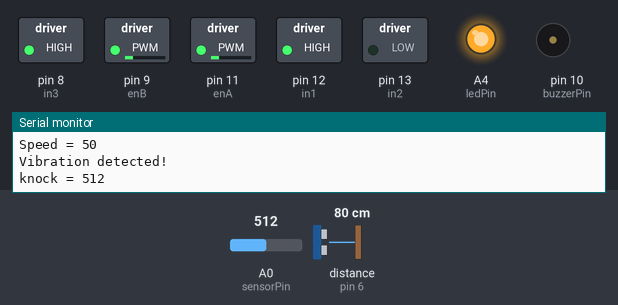
This sketch was run on a simulated Arduino Uno, built with avr-gcc and run on an emulated ATmega328P. On the bench: switched loads named in the sketch (green lamp = pin HIGH), output pins drawn as LEDs (lit = HIGH), buzzer (waves = sounding), the last lines printed to the serial monitor. Wiring (inferred from the names in the program): ultrasonic range finder: trigger pin 5; echo pin 6. The test bench sets the inputs (shaded band); at power-on: A0 (sensorPin) = 512, distance to the obstacle (sensor on pin 6) 80 cm. The echo pulse lasts 58.3 µs per cm; pins used as bus, display or sensor lines are not drawn.

Above: at 1.8 s.
1.9 s: A0 (sensorPin) set to 311
6.0 s: A0 (sensorPin) set to 291
At 6.4 s:
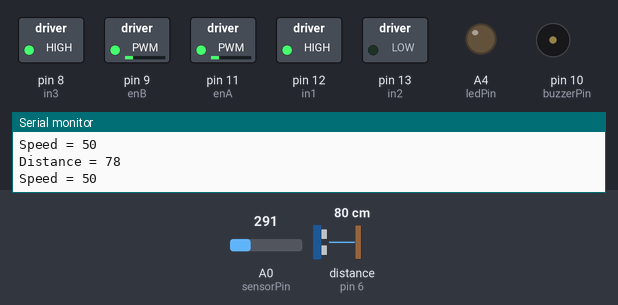
7.5 s: distance to the obstacle (sensor on pin 6) set to 56 cm
9.0 s: distance to the obstacle (sensor on pin 6) set to 49 cm
At 9.7 s:
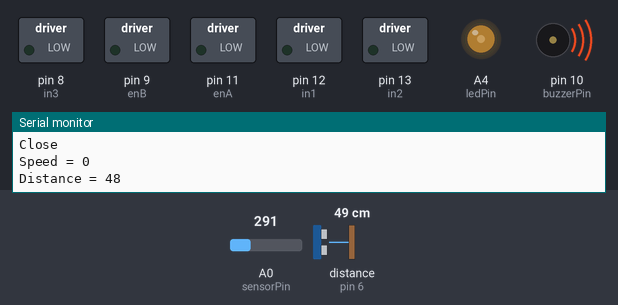
12.5 s: A0 (sensorPin) set to 306
At 13.2 s:
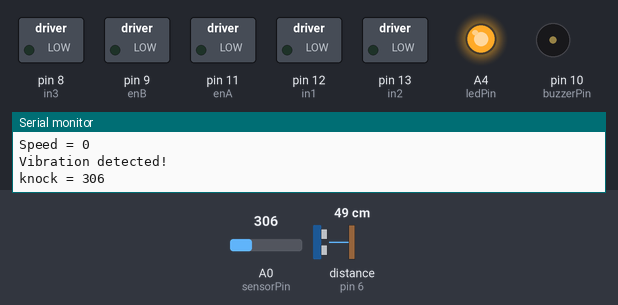
16.0 s: distance to the obstacle (sensor on pin 6) set to 60 cm
At 17.3 s:
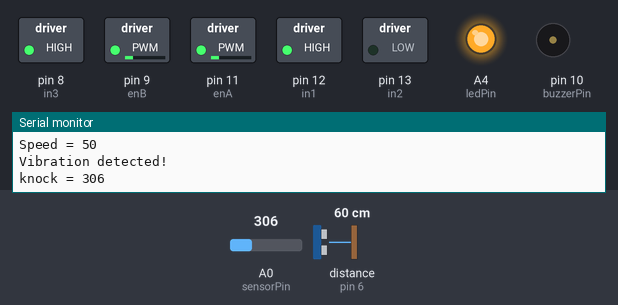
Timing chart, 0 to 19.0 s (numbered marks = the images above; inputs shaded):
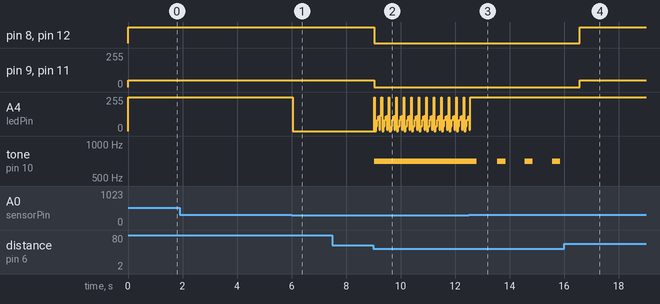

The sketch:

Arduino_Code.ino
```cpp
// Motor A connections
int enA = 11;
int in1 = 12;
int in2 = 13;
// Motor B connections
int enB = 9;
int in3 = 8;
int in4 = 7;
int speed = 0;

// Ultrasonic Sensor connections
int trig = 5;
int echo = 6;
int timet =0;
int dist = 0;

// Piezo Sensor connections
const int buzzerPin = 10;
const int sensorPin = A0;
const int vibrationThreshold = 300;
const int ledPin = A4;
int led = 0;

void setup() {
  // Set all the motor control pins to outputs
  pinMode(enA, OUTPUT);
  pinMode(enB, OUTPUT);
  pinMode(in1, OUTPUT);
  pinMode(in2, OUTPUT);
  pinMode(in3, OUTPUT);
  pinMode(in4, OUTPUT);

  // Turn on motors - Initial state
  digitalWrite(in1, HIGH);
  digitalWrite(in2, LOW);
  digitalWrite(in3, HIGH);
  digitalWrite(in4, LOW);
  analogWrite(enA, 255);
  analogWrite(enB, 255);

  // set the all ultrasonic sensor pins
  pinMode(trig, OUTPUT);
  pinMode(echo, INPUT);

  // Set the all Piezo sensor pins
  pinMode(buzzerPin, OUTPUT);
  pinMode(sensorPin, INPUT);
  Serial.begin(9600);
}

void loop() {
  dist = distance();
  Serial.print("Distance = ");
  Serial.println(dist);
  if(dist>100){
    speed = start();
  }
  else if(dist>50){
    speed = slow();
  }
  else{
    speed = stop();
    tone();
    if(led == 1){
      analogWrite(ledPin, 0);
      led = 0;
    }
    else{
      analogWrite(ledPin, 255);
      led = 1;
    }
    Serial.println("Close");
  }
  Serial.print("Speed = ");
  Serial.println(speed);
  knock();
}

int knock(){
   int sensorValue = analogRead(sensorPin);
   if (sensorValue > vibrationThreshold) {
     Serial.println("Vibration detected!");
     Serial.print("knock = ");
     Serial.println(sensorValue);
     analogWrite(ledPin, 200);
     digitalWrite(buzzerPin, HIGH);
     delay(1000);
     digitalWrite(buzzerPin, LOW);
     stop();
  }
  else{
    analogWrite(ledPin, 0);
  }
  return 1;
}

void tone(){
  tone(10, 700, 300);
  noTone(7);
  analogWrite(ledPin, 255);
  analogWrite(ledPin, 0);
}

int distance(){
  digitalWrite(trig, LOW);
  delayMicroseconds(2);
  digitalWrite(trig, HIGH);
  delayMicroseconds(10);
  digitalWrite(trig, LOW);
  timet = pulseIn(echo, HIGH);
  dist = (timet*0.034)/2;
  return dist;
}

int start(){
  digitalWrite(in1, HIGH);
  digitalWrite(in2, LOW);
  digitalWrite(in3, HIGH);
  digitalWrite(in4, LOW);
  analogWrite(enA, 255);
  analogWrite(enB, 255);
  return 255;
}

int slow(){
  digitalWrite(in1, HIGH);
  digitalWrite(in2, LOW);
  digitalWrite(in3, HIGH);
  digitalWrite(in4, LOW);
  analogWrite(enA, 50);
  analogWrite(enB, 50);
  return 50;
}

int stop(){
  digitalWrite(in1, LOW);
  digitalWrite(in2, LOW);
  digitalWrite(in3, LOW);
  digitalWrite(in4, LOW);
  analogWrite(enA, 0);
  analogWrite(enB, 0);
  return 0;
}
```

Measured:
- the behaviour switches between 301 and 300 on A0 (sensorPin) (found by bisection; images 0 and 1)
- the behaviour switches between 52 and 51 cm on distance to the obstacle (sensor on pin 6) (found by bisection; images 1 and 2)
- after the input at 6.0 s, A4 (ledPin): 255/255 → 0/255 at once
- after the input at 9.0 s, pin 8 (in3), pin 12 (in1): HIGH → LOW at once; pin 9 (enB), pin 11 (enA): 50/255 → 0/255 at once; A4 (ledPin): 0/255 → 255/255 at once, then repeats every 0.27 s: 0/255 0.06 s, 36/255 0.04 s, 84/255 0.04 s, 109/255 0.04 s, 11/255 0.04 s, 120/255 0.04 s, 255/255 0.02 s; tone on pin 10 (buzzerPin): silent → 700 Hz at once
- after the input at 12.5 s, tone on pin 10 (buzzerPin): alternates 700 Hz for 0.30 s and silent for 0.71 s, starting after 0.29 s
- after the input at 16.0 s, pin 8 (in3), pin 12 (in1): LOW → HIGH after 0.56 s; pin 9 (enB), pin 11 (enA): 0/255 → 50/255 after 0.56 s; tone on pin 10 (buzzerPin): stops changing and stays silent
